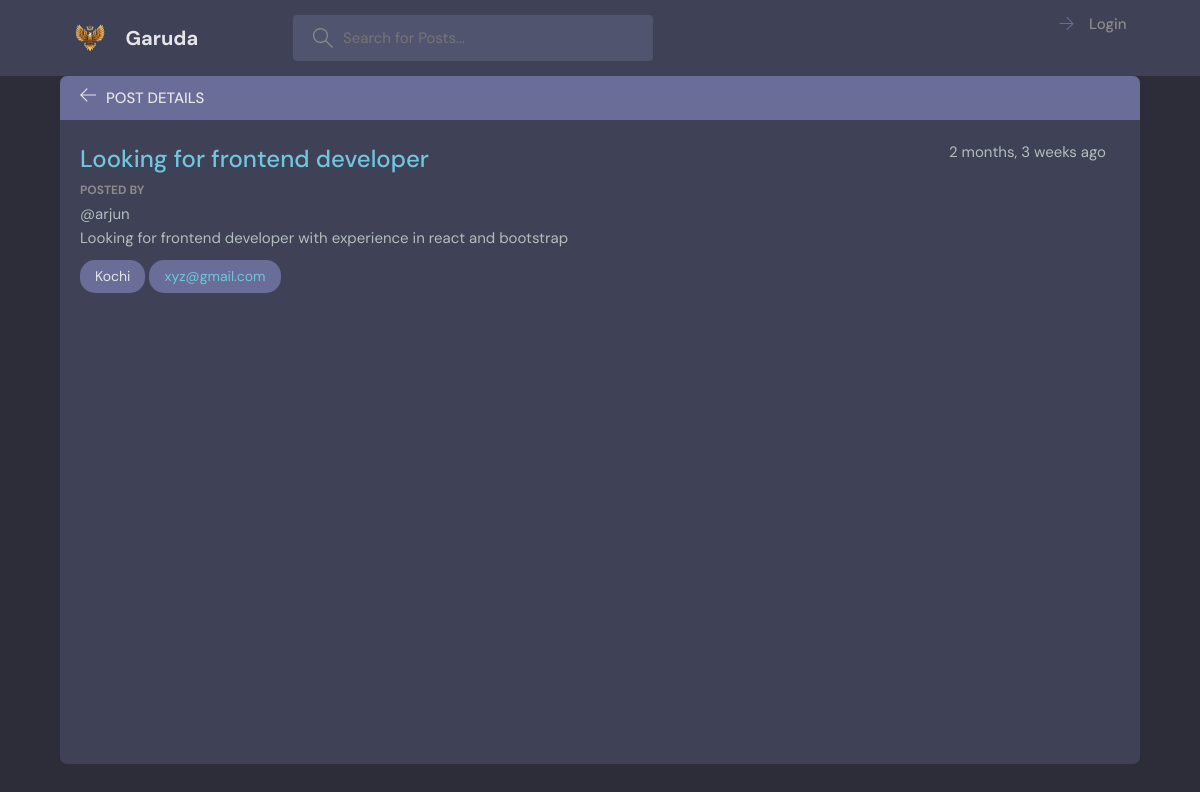
The page /post/12/ on the database as committed earlier.
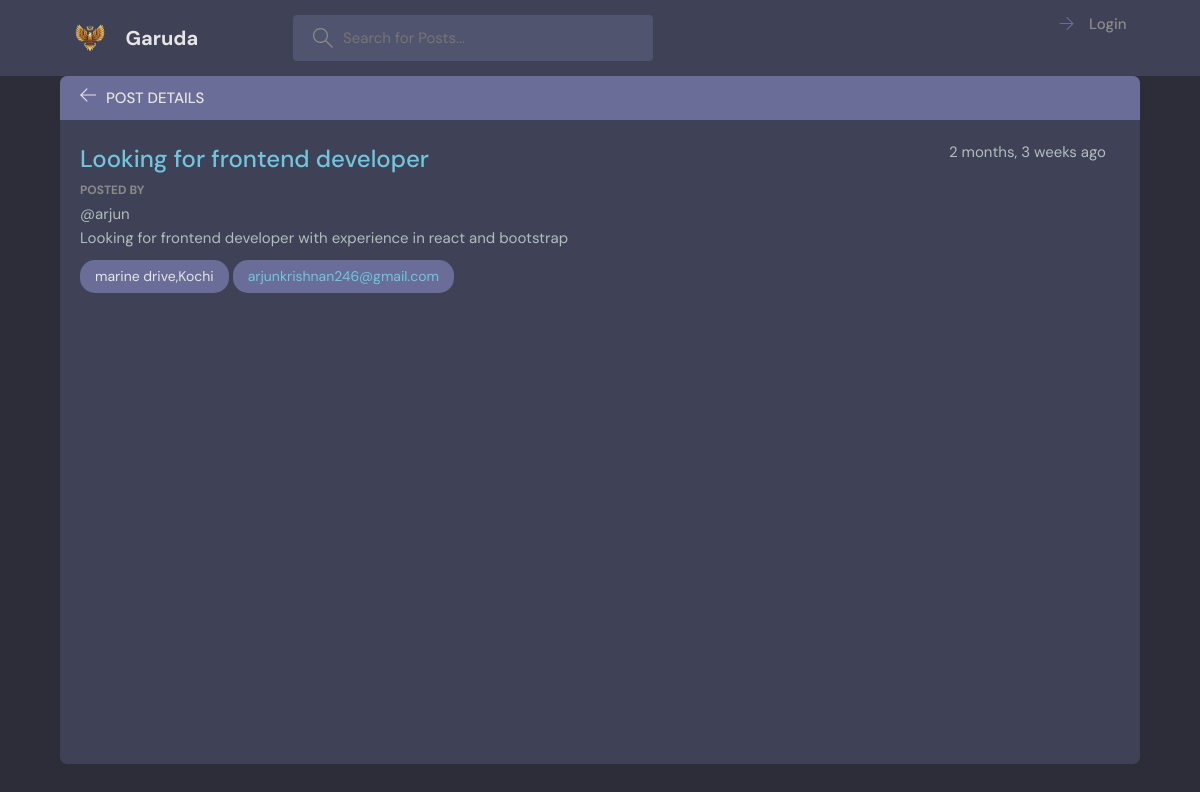
The same page on the database as committed later.
### base/models.py (models this page shows, shortened)
class Post(models.Model):
    category = models.CharField(null=True,max_length=50,default='')
    host = models.ForeignKey(User, on_delete=models.SET_NULL,null=True)
    title = models.CharField(max_length=100)
    description = models.TextField(null=True, blank=True)
    location = models.CharField(null=True, max_length=200,default='')
    city = models.CharField(null=True, max_length=200)
    state = models.CharField(null=True, max_length=200)
    contact = models.TextField(null=False)
    updated = models.DateTimeField(auto_now=True)   #saves time when model is updated
    created = models.DateTimeField(auto_now_add=True) #saves time when model is created (only one time)
    class Meta:
        ordering = [Random()]

### base/views.py (the view)
# urls.py: path('post/<str:pk>/',views.post,name="post"),
def post(request,pk):
    post = Post.objects.get(id=pk)
    context = {'post':post}
    return render(request,'base/post.html',context)

### base/templates/base/post.html (shortened to what this page needs)
{% extends 'main.html' %}
{% block content %}
    <main class="profile-page layout--2">
      <div class="container">
        <div class="room">
          <div class="room__top">
            <div class="room__topLeft">
              <a href="{% url 'home' %}">
                <svg version="1.1" xmlns="http://www.w3.org/2000/svg" width="32" height="32" viewBox="0 0 32 32">
                  <title>arrow-left</title>
                  <path
                    d="M13.723 2.286l-13.723 13.714 13.719 13.714 1.616-1.611-10.96-10.96h27.625v-2.286h-27.625l10.965-10.965-1.616-1.607z"
                  ></path>
                </svg>
              </a>
              <h3>Post Details</h3>
            </div>
          </div>
          <div class="room__box scroll">
            <div class="room__header scroll">
              <div class="room__info">
                <h3>{{post.title}}</h3>
                <span>{{post.created|timesince}} ago</span>
              </div>
              <div class="room__hosted">
                <p>Posted By</p>
                  <span>@{{post.host}}</span>
              </div>
              <div class="room__details">
                {{post.description}}
              </div>
              {% if post.location %}
              <span class="room__topics">{{post.location}},{{post.city}}</span>
              {% else %}
              <span class="room__topics">{{post.city}}</span>
              {%endif%}
              {% if post.contact|slice:"-10:" == '@gmail.com' %}
              <span class="room__topics">
                <a href="https://mail.google.com/mail/?view=cm&fs=1&to={{post.contact}}" target="_blank">{{post.contact}}</a></span>
                {%else%}
                <span class="room__topics">
                  <a>{{post.contact}}</a>
                </span>
                {%endif%}
            </div>
          </div>
        </div>
      </div>
    </main>
  </body>
{%endblock%}

### templates/main.html (shortened to what this page needs)
<!DOCTYPE html>
{% load static %}
<html lang="en">
  <head>
    <link rel="stylesheet" href="{% static 'styles/style.css' %}" />
  </head>
  <body>
    {% include 'navbar.html' %}
    {%block content%}
    {%endblock%}
  </body>
</html>

### templates/navbar.html (shortened to what this page needs)
{% load static %}
<header class="header header--loggedIn">
    <div class="container">
      <a href="{% url 'home' %}" class="header__logo">
        <img src="{% static 'images/icon.png' %}">
        <h1>Garuda</h1>
      </a>
      <form class="header__search" method="GET" action="{% url 'home' %}">
        <label>
          <input name="q" placeholder="Search for Posts..." />
        </label>
      </form>
      <nav class="header__menu">
        {%if request.user.is_authenticated %}
        <div class="header__user">
            <p><span>@{{request.user}}</span></p>
          </a>
          <button class="dropdown-button">
            <svg version="1.1" xmlns="http://www.w3.org/2000/svg" width="32" height="32" viewBox="0 0 32 32">
              <title>click</title>
              <path d="M16 21l-13-13h-3l16 16 16-16h-3l-13 13z"></path>
            </svg>
          </button>
        </div>
        {% else %}
        <a href="{% url 'login' %}">
          <p>Login</p>
        </a>
          {%endif%}
      </nav>
    </div>
  </header>

### static/styles/style.css (style rules this page uses)
:root { --color-main: #71c6dd; --color-main-light: #e1f6fb; --color-dark: #3f4156; --color-dark-medium: #51546e; --color-dark-light: #696d97; --color-light: #e5e5e5; --color-gray: #8b8b8b; --color-light-gray: #b2bdbd; --color-bg: #2d2d39; --color-success: #5dd693; --color-error: #fc4b0b; }
* { font-family: "DM Sans", -apple-system, BlinkMacSystemFont, "Segoe UI", Roboto, Oxygen, Ubuntu, Cantarell, "Open Sans", "Helvetica Neue", sans-serif; margin: 0; padding: 0; box-sizing: border-box; text-rendering: optimizeLegibility; font-size: inherit; }
html { font-size: 56.25%; }
@media only screen and (min-width: 1200px) { html { font-size: 62.5%; } }
body { line-height: 1.6; font-weight: 400; font-size: 1.5rem; color: var(--color-light-gray); background-color: var(--color-bg); min-height: 100vh; }
img { width: 100%; }
a { display: inline-block; color: var(--color-main); text-decoration: none; }
.container { max-width: 120rem; width: 90%; margin: auto; }
.header { padding: 1.5rem; background-color: var(--color-dark); }
.header > .container { display: flex; gap: 9.5rem; }
.header__logo, .header__user { display: flex; gap: 2rem; align-items: center; }
.header__logo > img { height: 3.2rem; width: 3.2rem; }
.header__logo > h1 { font-weight: 700; font-size: 2rem; color: var(--color-light); }
.header__search > label { background-color: var(--color-dark-medium); padding: 1.3rem 1rem; display: flex; align-items: center; gap: 1rem; border-radius: 4px; }
.header__search svg { fill: var(--color-gray); width: 2rem; height: 2rem; margin-left: 1rem; }
.header__search input { width: 30rem; background: transparent; border: none; outline: none; color: var(--color-light); }
.header__menu { margin-left: auto; position: relative; }
.header__menu a { display: flex; gap: 1.5rem; align-items: center; font-weight: 500; text-decoration: none; color: var(--color-gray); }
.header__menu p { line-height: 1.2; }
.header__menu svg { width: 1.6rem; height: 1.6rem; fill: var(--color-dark-light); }
.layout--2 > .container > div:first-child { flex-basis: 72%; }
.layout--2 > .container > div:last-child { flex-basis: 25%; }
.room, .participants { background: var(--color-dark); max-height: 87.5vh; border-radius: 0.7rem; overflow: hidden; position: relative; }
.room__top, .participants__top { background: var(--color-dark-light); display: flex; justify-content: space-between; align-items: center; padding: 1rem 2rem; position: relative; }
.room__top svg, .thread__top svg { width: 1.6rem; height: 1.6rem; fill: var(--color-light); cursor: pointer; }
.room__topLeft { display: flex; align-items: flex-end; gap: 1rem; }
.room__topLeft h3, .participants__top { text-transform: uppercase; font-weight: 500; color: var(--color-light); }
.room__topLeft svg { width: 1.6rem; height: 1.6rem; fill: var(--color-light); }
.room__header { max-height: 30vh; overflow-y: auto; position: absolute; width: 95%; background: var(--color-dark); z-index: 999; top: 4.4rem; padding-top: 2rem; padding-bottom: 1rem; }
.room__box { padding-left: 2rem; padding-right: 2rem; height: 80.5vh; padding-bottom: 0; }
.room__info { display: flex; justify-content: space-between; }
.room__info h3 { font-size: 2.4rem; font-weight: 500; color: var(--color-main); }
.room__hosted p { text-transform: uppercase; color: var(--color-gray); font-size: 1.2rem; font-weight: 700; line-height: 2; }
.room__topics { padding: 0.5rem 1.5rem; background: var(--color-dark-light); color: var(--color-light); display: inline-block; font-size: 1.4rem; border-radius: 1.5rem; margin: 1rem 0; }

Rows that differ between the two databases and show on the page:
changed Post "Looking for frontend developer": location (not shown) → "marine drive"; contact "xyz@gmail.com" → "arjunkrishnan246@gmail.com"
